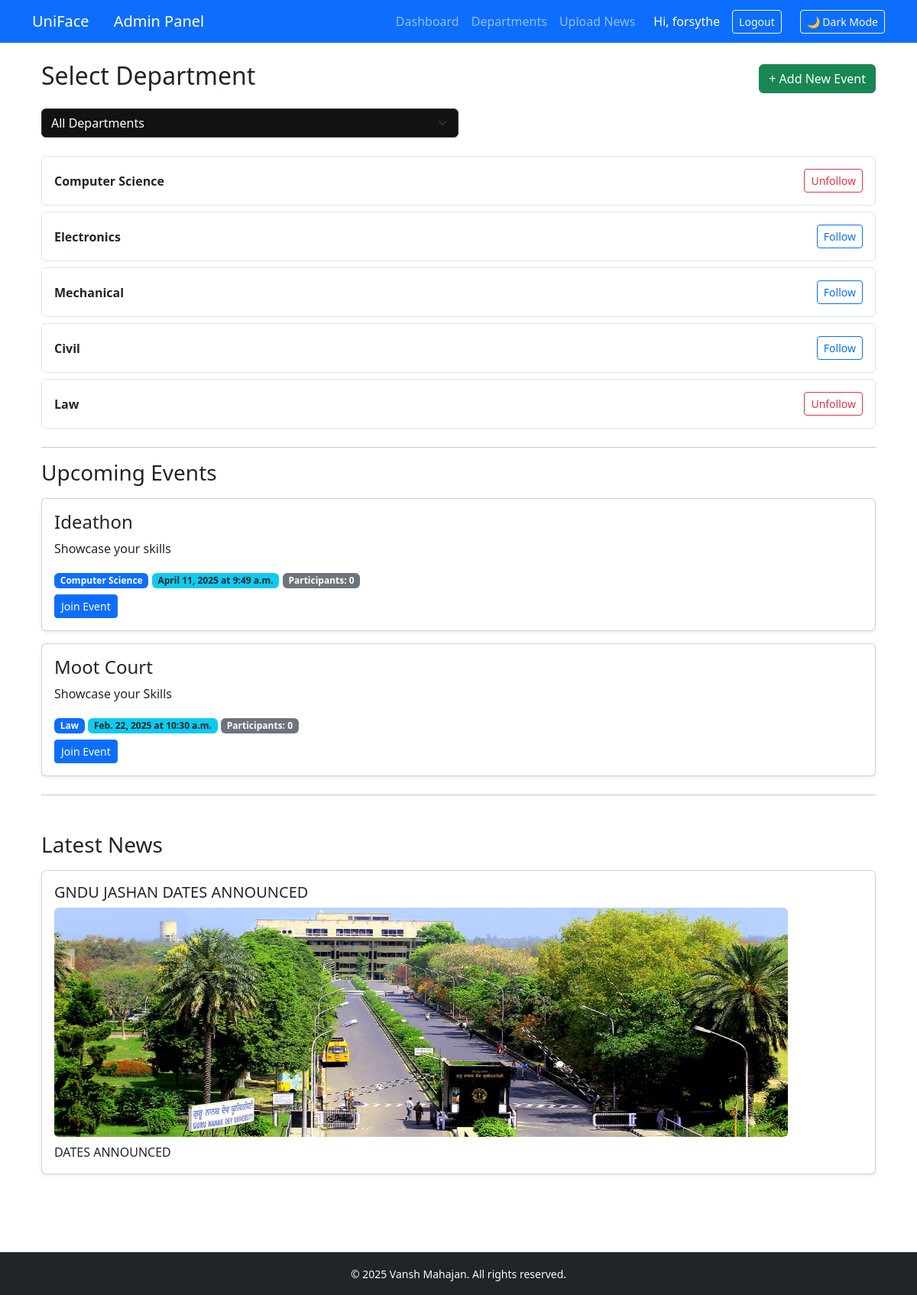
The app's page / (signed in) with its own data.
### core/models.py (models this page shows, shortened)
class Department(models.Model):
    name = models.CharField(max_length=100, unique=True)
    description = models.TextField(blank=True)
    email = models.EmailField(blank=True, null=True)
    followers = models.ManyToManyField(User,related_name='followed_departments', blank=True)

class Event(models.Model):
    department = models.ForeignKey(Department, on_delete=models.CASCADE)
    title = models.CharField(max_length=255)
    description = models.TextField()
    date = models.DateField()
    time = models.TimeField()
    created_by = models.ForeignKey(User, on_delete=models.CASCADE, null=True, blank=True)
    participants = models.ManyToManyField(User, related_name='joined_events', blank=True)
    attendees = models.ManyToManyField(User, related_name='event_rsvps', blank=True)

class News(models.Model):
    department = models.ForeignKey(Department, on_delete=models.CASCADE)
    title = models.CharField(max_length=200)
    content = models.TextField()
    image = models.ImageField(upload_to='news_images/', null=True, blank=True)
    content = models.TextField()
    posted_by = models.ForeignKey(User, on_delete=models.SET_NULL, null=True)
    created_at = models.DateTimeField(auto_now_add=True)

### core/views.py (the view)
# urls.py: path('', views.home, name='home'),
def home(request):
    departments = Department.objects.all()
    selected_department = request.GET.get('department')
    events = Event.objects.all()
    news = News.objects.all()
    if selected_department:
        events = events.filter(department__id=selected_department)
        news = news.filter(department__id=selected_department)
    return render(request, 'core/home.html', {
        'departments': departments,
        'events': events,
        'news': news,
        'selected_department': selected_department
    })

### core/views.py (called while the page is built)
def get_followed_departments(self):
    return Department.objects.filter(followers=self)

### core/templates/core/home.html (shortened to what this page needs)
{% extends 'core/base.html' %}
{% block content %}
<div class="container mt-4">
    <div class="d-flex justify-content-between align-items-center mb-3">
        <h2>Select Department</h2>
        <a href="{% url 'add_event' %}" class="btn btn-success">+ Add New Event</a>
    </div>
    <form method="get" class="mb-4">
        <div class="input-group w-50">
            <select name="department" class="form-select" onchange="this.form.submit()">
                <option value="">All Departments</option>
            </select>
        </div>
    </form>
    {% for dept in departments %}
        <div class="d-flex justify-content-between align-items-center mb-2 border p-3 rounded">
            <strong>{{ dept.name }}</strong>
            {% if user.is_authenticated %}
                {% if dept in user.followed_departments.all %}
                    <a href="{% url 'unfollow_department' dept.id %}" class="btn btn-outline-danger btn-sm">Unfollow</a>
                {% else %}
                    <a href="{% url 'follow_department' dept.id %}" class="btn btn-outline-primary btn-sm">Follow</a>
                {% endif %}
            {% endif %}
        </div>
    {% endfor %}
    <hr class="mt-4"/>
    <h3 class="mb-3">Upcoming Events</h3>
    {% for event in events %}
        <div class="card mb-3 shadow-sm">
            <div class="card-body">
                <h4 class="card-title">{{ event.title }}</h4>
                <p class="card-text">{{ event.description }}</p>
                <div class="mb-2">
                    <span class="badge bg-primary">{{ event.department.name }}</span>
                    <span class="badge bg-info text-dark">{{ event.date }} at {{ event.time }}</span>
                    <span class="badge bg-secondary">Participants: {{ event.participants.count }}</span>
                </div>
                {% if user.is_authenticated %}
                    {% if user in event.participants.all %}
                        <a href="{% url 'leave_event' event.id %}" class="btn btn-danger btn-sm">Leave Event</a>
                    {% else %}
                        <a href="{% url 'join_event' event.id %}" class="btn btn-primary btn-sm">Join Event</a>
                    {% endif %}
                {% else %}
                    <a href="{% url 'login' %}" class="btn btn-outline-secondary btn-sm">Login to Join</a>
                {% endif %}
            </div>
        </div>
    {% empty %}
        <p class="text-muted">No upcoming events for this department.</p>
    {% endfor %}
    <hr class="mt-4"/>
    <h3 class="mt-5 mb-3">Latest News</h3>
    {% for item in news %}
        <div class="card mb-2 shadow-sm">
            <div class="card-body">
                <h5 class="card-title">{{ item.title }}</h5>
                {% if item.image %}
                     <img src="{{ item.image.url }}" alt="News Image" class="img-fluid rounded mb-2" style="max-height: 300px;">
                {% else %}
                    <p class="text-muted">No image uploaded.</p>
                {% endif %}
                <div style="max-height: 500px; overflow-y: auto;">
                    <p class="card-text">{{ item.content }}</p>
                </div>
            </div>
        </div>
    {% empty %}
        <p class="text-muted">No news found for this department.</p>
    {% endfor %}
</div>
{% endblock %}

### core/templates/core/base.html (shortened to what this page needs)
<!DOCTYPE html>
<html>
<head>
    <link href="https://cdn.jsdelivr.net/npm/bootstrap@5.3.0/dist/css/bootstrap.min.css" rel="stylesheet">
</head>
<body>
<nav class="navbar navbar-expand-lg navbar-dark bg-primary" id="mainNavbar">
    <div class="container">
        <a class="navbar-brand" href="/">UniFace</a>
        {% if user.is_staff %}
        <a class="navbar-brand ms-3" href="{% url 'admin_dashboard' %}">Admin Panel</a>
        {% endif %}
        <div class="collapse navbar-collapse justify-content-end" id="navbarNav">
            {% if user.is_authenticated %}
            <ul class="navbar-nav me-3">
                <li class="nav-item">
                    <a class="nav-link" href="{% url 'dashboard' %}">Dashboard</a>
                </li>
                <li class="nav-item">
                    <a class="nav-link" href="{% url 'department_overview' %}">Departments</a>
                </li>
                <li class="nav-item">
                    <a class="nav-link" href="{% url 'upload_news' %}">Upload News</a>
                </li>
            </ul>
            <div class="d-flex align-items-center">
                <span class="text-white me-3">Hi, {{ user.username }}</span>
                <form method="post" action="{% url 'logout' %}" class="me-2">
                    <button type="submit" class="btn btn-outline-light btn-sm">Logout</button>
                </form>
            </div>
            {% endif %}
            <button id="darkModeToggle" class="btn btn-outline-light btn-sm ms-3">🌙 Dark Mode</button>
        </div>
    </div>
</nav>
<div class="container mt-4 content-container">
    {% block content %}
    {% endblock %}
</div>
<footer class="text-center py-3 bg-dark text-light border-top position-fixed bottom-0 w-100">
    <small>&copy; 2025 Vansh Mahajan. All rights reserved.</small>
</footer>
</body>
</html>

### core/templates/core/base.html (style rules this page uses)
.form-control, .form-select { background-color: #121212; color: #ffffff; border-color: #333; }
footer { margin-top: 100px; }
.content-container { padding-bottom: 150px; }

### records on screen
Department: name "Computer Science", shows "Unfollow"
Department: name "Electronics", shows "Follow"
Department: name "Mechanical", shows "Follow"
Department: name "Civil", shows "Follow"
Department: name "Law", shows "Unfollow"
Event: title "Ideathon", description "Showcase your skills", department.name "Computer Science", date "April 11, 2025", time "9:49 a.m.", participants.count "0", shows "Join Event"
Event: title "Moot Court", description "Showcase your Skills", department.name "Law", date "Feb. 22, 2025", time "10:30 a.m.", participants.count "0", shows "Join Event"
News: title "GNDU JASHAN DATES ANNOUNCED", image (picture), content "DATES ANNOUNCED"

### other values on screen
{{ user.username }} "forsythe"
